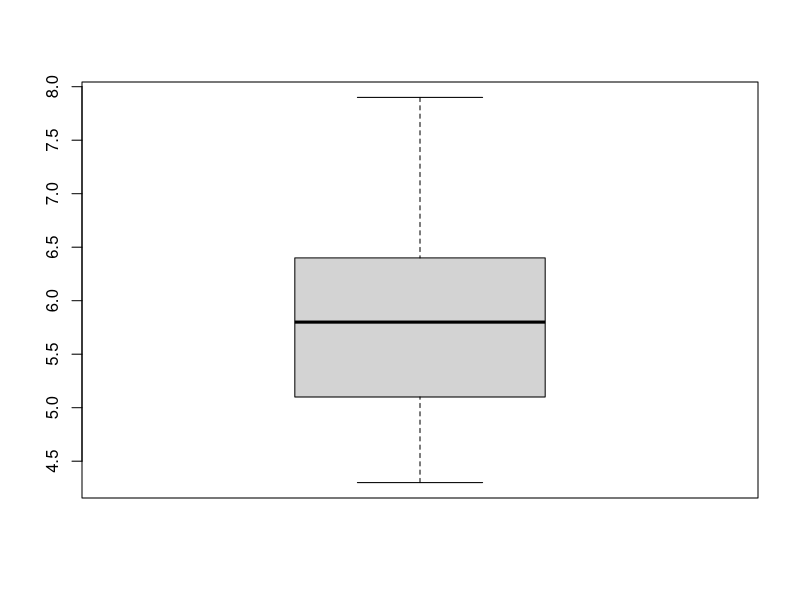
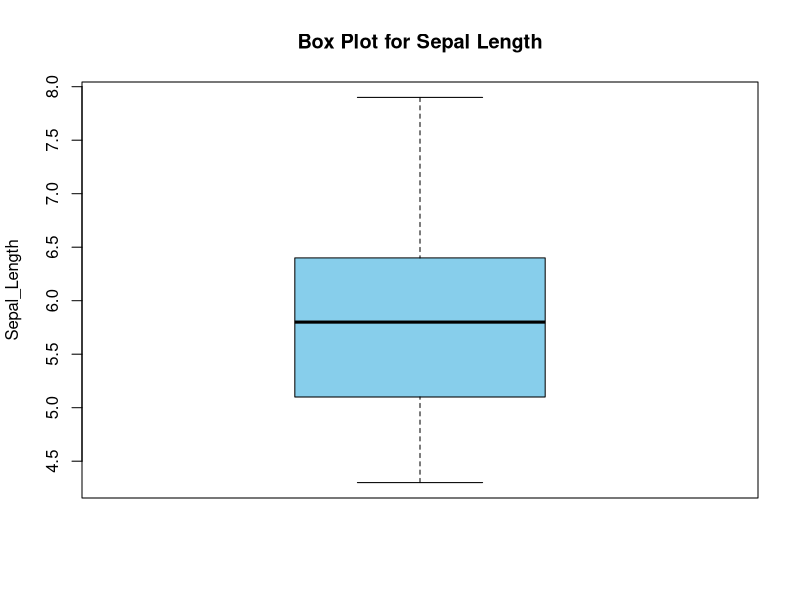
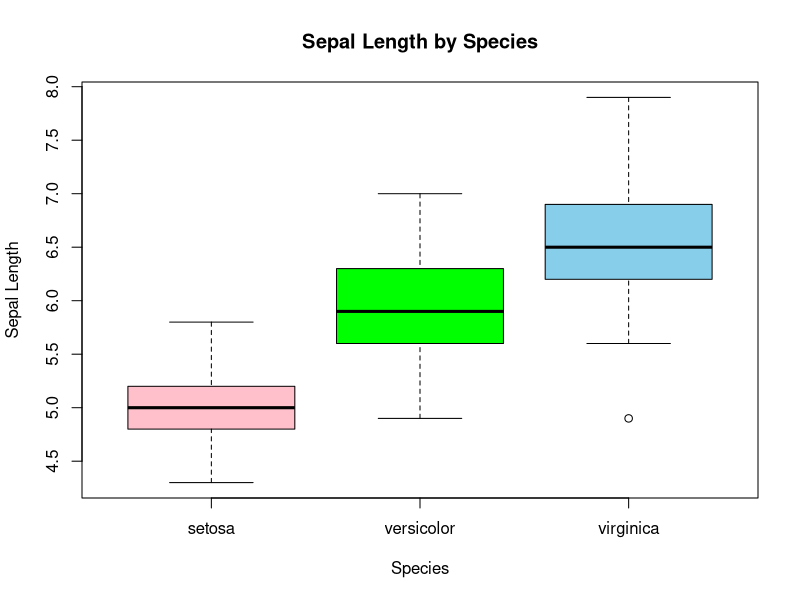
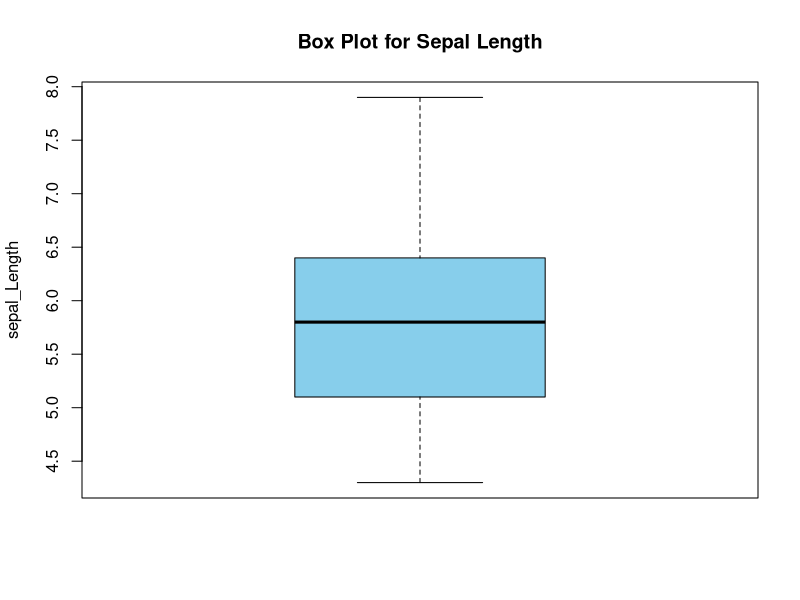
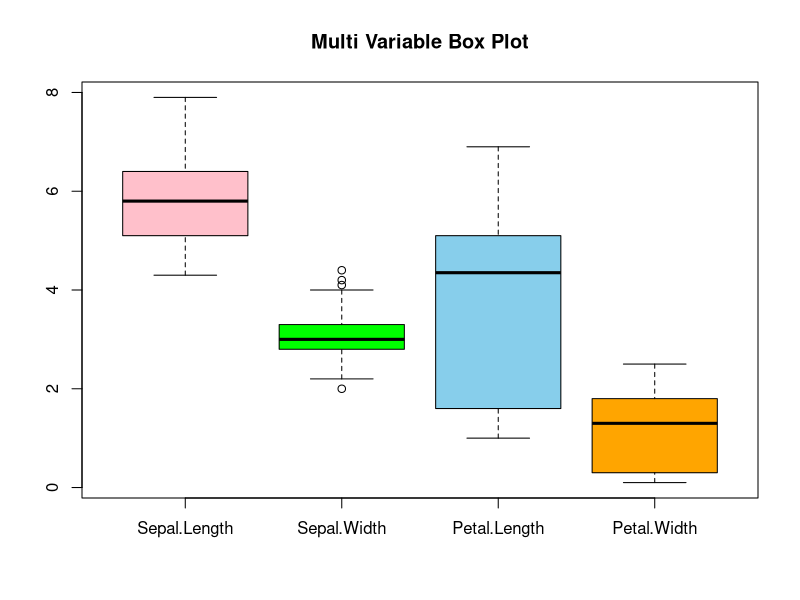
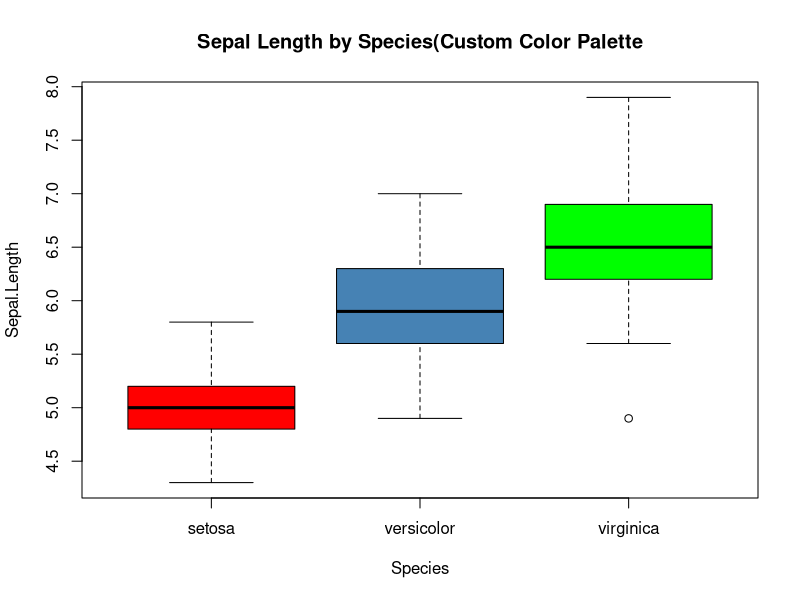
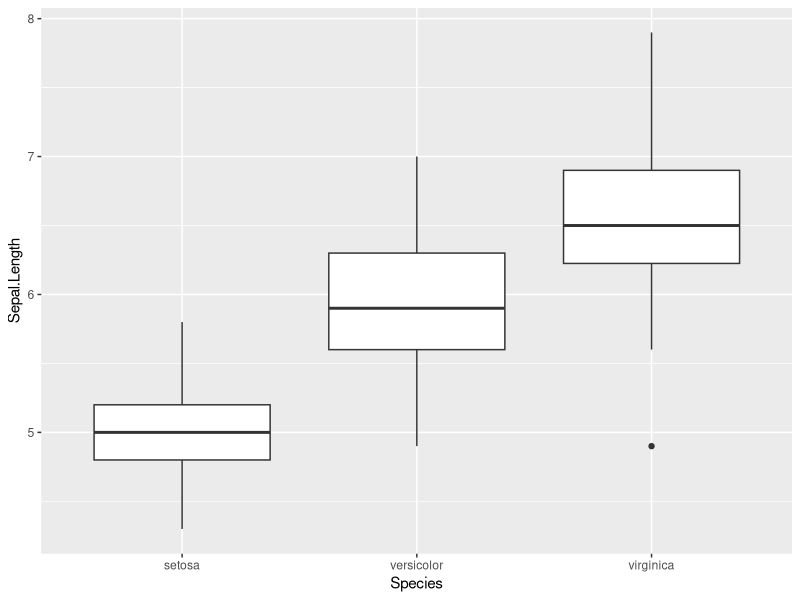
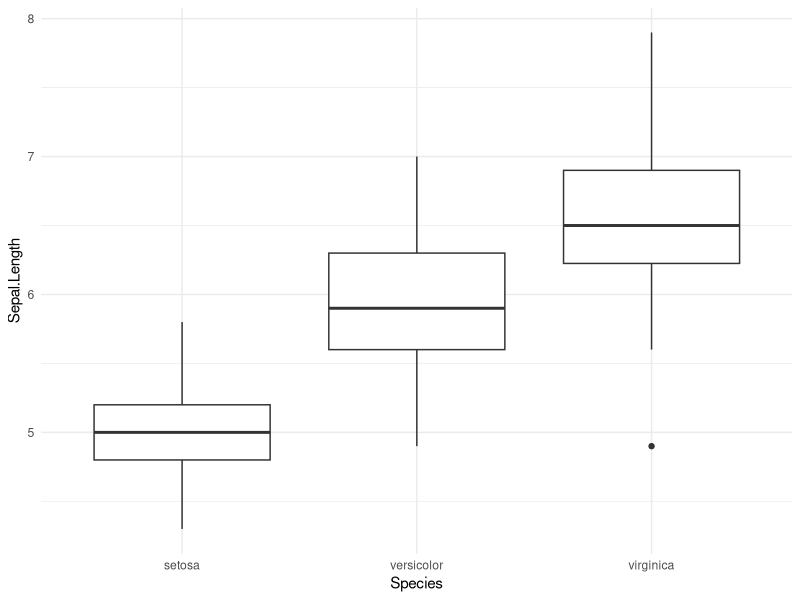

Here is the R script that generated these plots, in order:
#Load the data
data(iris)

#Understand the data
str(iris)
View(iris)
class(iris)
?iris

#Basic box plot
boxplot(iris$Sepal.Length)
#Add title and labels
boxplot(iris$Sepal.Length,
        main = "Box Plot for Sepal Length",
        ylab = "Sepal_Length",
        col = 'skyblue')

#Grouped Box Plot (by species)
boxplot(Sepal.Length~Species,
        data = iris,
        main = "Sepal Length by Species",
        xlab = "Species",
        ylab = "Sepal Length",
        col = c('pink','green','skyblue'))

#Multi-Variable Box
boxplot(iris$Sepal.Length,
        main = "Box Plot for Sepal Length",
        ylab = "sepal_Length",
        col = "skyblue")

boxplot(iris[,1:4],
        main = "Multi Variable Box Plot",
        col = c('pink','green','skyblue','orange'))

#Using Custom color palette
species_colors <- c("setosa"="red",
                    "versicolor"="steelblue",
                    "virginica"="green")
boxplot(Sepal.Length~Species,
        data = iris,
        col = species_colors,
        main = "Sepal Length by Species(Custom Color Palette")

#GG Plot2
library(ggplot2)
ggplot(iris,
       aes(x=Species,y=Sepal.Length))+
  geom_boxplot()

#Colored box plot by species
ggplot(iris,
       aes(x=Species,y=Sepal.Length))+
  geom_boxplot()+
  theme_minimal()

#Using Manual Color Palette
ggplot(iris,
       aes(x=Species,y=Sepal.Length,fill=Species))+
  geom_boxplot()+
  scale_fill_manual(
    values=c("setosa"="red",
             "versicolor"='steelblue',
             "virginica"='green'))+
  theme_bw()
